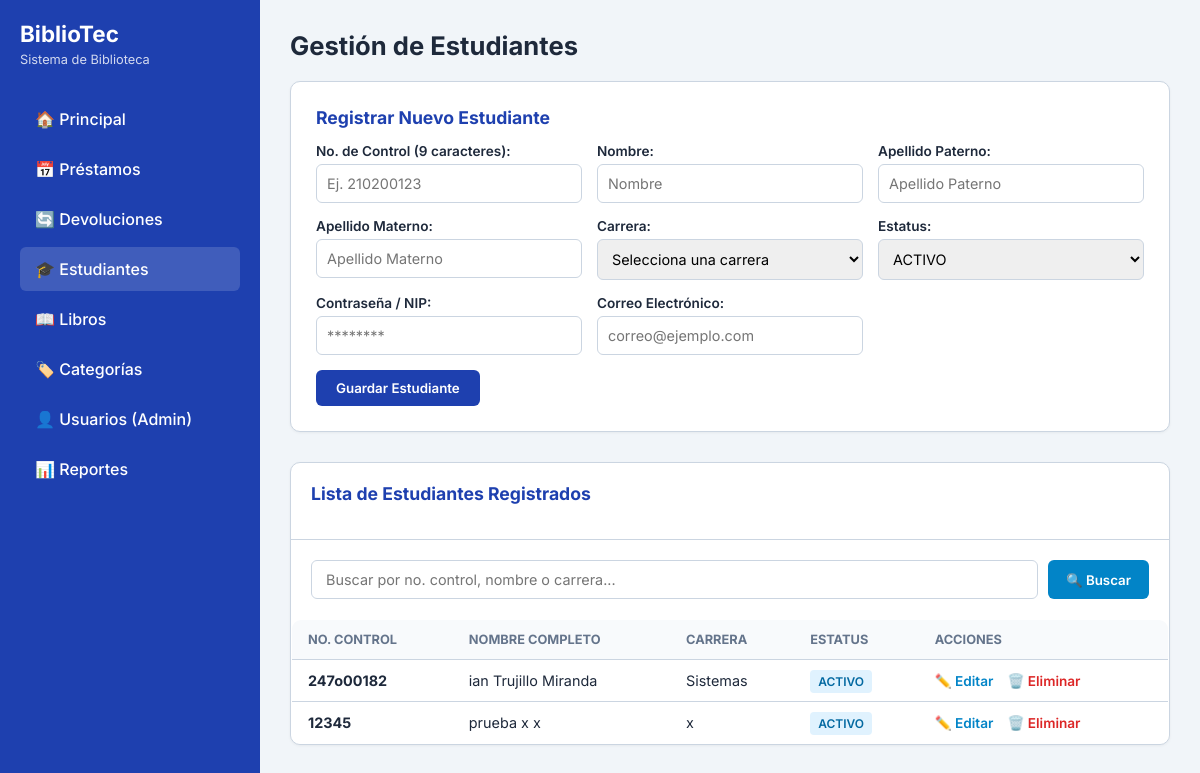
Screenshot of /Estudiantes.php (signed in) with the database file from the repository.
### tables this page shows
CREATE TABLE `estudiante` (
  `numeroControl` varchar(9) NOT NULL,
  `nombre` varchar(100) NOT NULL,
  `apellidoPaterno` varchar(60) NOT NULL,
  `apellidoMaterno` varchar(60) DEFAULT NULL,
  `carrera` varchar(50) NOT NULL,
  `estatus` varchar(30) DEFAULT 'ACTIVO',
  `contrasena` varchar(255) NOT NULL DEFAULT '',
  `correo` varchar(100) NOT NULL,
  `token_recuperacion` varchar(255) DEFAULT NULL,
  `token_expiracion` datetime DEFAULT NULL
);

### Estudiantes.php (the view, shortened to what this page needs)
<?php
include 'conexion.php';
$editando = false;
$est_edit = [
    'numeroControl' => '',
    'nombre' => '',
    'apellidoPaterno' => '',
    'apellidoMaterno' => '',
    'carrera' => '',
    'estatus' => 'ACTIVO',
    'contrasena' => '',
    'correo' => ''
];
$busqueda = trim($_GET['busqueda'] ?? '');
if (!empty($busqueda)) {
    $stmt = $pdo->prepare("SELECT * FROM estudiante WHERE numeroControl LIKE :b1 OR nombre LIKE :b2 OR apellidoPaterno LIKE :b3 OR carrera LIKE :b4 ORDER BY numeroControl DESC");
    $stmt->execute([
        ':b1' => "%$busqueda%",
        ':b2' => "%$busqueda%",
        ':b3' => "%$busqueda%",
        ':b4' => "%$busqueda%"
    ]);
    $estudiantes = $stmt->fetchAll();
} else {
    $estudiantes = $pdo->query("SELECT * FROM estudiante ORDER BY numeroControl DESC")->fetchAll();
}
?>
<!DOCTYPE html>
<html lang="es">
<head>
</head>
<body>
    <aside>
        <h2>BiblioTec</h2>
        <p>Sistema de Biblioteca</p>
        <nav>
            <a href="dashboard_admin.php">🏠 Principal</a>
            <a href="prestamos.php">📅 Préstamos</a>
            <a href="devoluciones.php">🔄 Devoluciones</a>
            <?php if (isset($_SESSION['rol']) && $_SESSION['rol'] === 'ADMIN'): ?>
                <a href="estudiantes.php" class="active">🎓 Estudiantes</a>
            <?php endif; ?>
            <a href="libros.php">📖 Libros</a>
            <a href="categorias.php">🏷️ Categorías</a>
            <?php if (isset($_SESSION['rol']) && $_SESSION['rol'] === 'ADMIN'): ?>
                <a href="usuarios.php">👤 Usuarios (Admin)</a>
            <?php endif; ?>
            <a href="reportes.php">📊 Reportes</a>
        </nav>
    </aside>
    <main>
        <h1>Gestión de Estudiantes</h1>
        <div class="card">
            <h3><?php echo $editando ? 'Editar Estudiante' : 'Registrar Nuevo Estudiante'; ?></h3>
            <form action="estudiantes.php" method="POST">
                <div class="form-grid">
                    <div class="form-group">
                        <label>No. de Control (9 caracteres):</label>
                        <input type="text" name="numeroControl" maxlength="9" required placeholder="Ej. 210200123" value="<?php echo htmlspecialchars($est_edit['numeroControl']); ?>" <?php echo $editando ? 'readonly style="background-color: #e2e8f0;"' : ''; ?>>
                    </div>
                    <div class="form-group">
                        <label>Nombre:</label>
                        <input type="text" name="nombre" required placeholder="Nombre" value="<?php echo htmlspecialchars($est_edit['nombre']); ?>">
                    </div>
                    <div class="form-group">
                        <label>Apellido Paterno:</label>
                        <input type="text" name="apellidoPaterno" required placeholder="Apellido Paterno" value="<?php echo htmlspecialchars($est_edit['apellidoPaterno']); ?>">
                    </div>
                    <div class="form-group">
                        <label>Apellido Materno:</label>
                        <input type="text" name="apellidoMaterno" placeholder="Apellido Materno" value="<?php echo htmlspecialchars($est_edit['apellidoMaterno']); ?>">
                    </div>
                    <div class="form-group">
                        <label>Carrera:</label>
                        <select name="carrera" required>
                            <option value="">Selecciona una carrera</option>
                        </select>
                    </div>
                    <div class="form-group">
                        <label>Estatus:</label>
                        <select name="estatus" required>
                            <option value="ACTIVO" <?php echo ($est_edit['estatus'] === 'ACTIVO') ? 'selected' : ''; ?>>ACTIVO</option>
                        </select>
                    </div>
                    <div class="form-group">
                        <label>Contraseña / NIP:</label>
                        <input type="password" name="contrasena" placeholder="<?php echo $editando ? 'Dejar en blanco para no cambiar' : '********'; ?>">
                    </div>
                    <div class="form-group">
                        <label>Correo Electrónico:</label>
                        <input type="email" name="correo" required placeholder="correo@ejemplo.com" value="<?php echo htmlspecialchars($est_edit['correo'] ?? ''); ?>">
                    </div>
                </div>
                <button type="submit" class="btn"><?php echo $editando ? 'Actualizar Estudiante' : 'Guardar Estudiante'; ?></button>
            </form>
        </div>
        <div class="card" style="padding: 0; overflow: hidden;">
            <div style="padding: 20px; border-bottom: 1px solid var(--border-color);">
                <h3>Lista de Estudiantes Registrados</h3>
            </div>
            <div style="padding: 20px 20px 0 20px;">
                <form action="estudiantes.php" method="GET" class="search-bar">
                    <input type="text" name="busqueda" placeholder="Buscar por no. control, nombre o carrera..." value="<?php echo htmlspecialchars($busqueda); ?>">
                    <button type="submit" class="btn-search">🔍 Buscar</button>
                </form>
            </div>
            <table>
                <thead>
                    <tr>
                        <th>No. Control</th>
                        <th>Nombre Completo</th>
                        <th>Carrera</th>
                        <th>Estatus</th>
                        <th>Acciones</th>
                    </tr>
                </thead>
                <tbody>
                    <?php if (!empty($estudiantes)): ?>
                        <?php foreach ($estudiantes as $est): ?>
                            <tr>
                                <td><strong><?php echo htmlspecialchars($est['numeroControl']); ?></strong></td>
                                <td><?php echo htmlspecialchars($est['nombre'] . ' ' . $est['apellidoPaterno'] . ' ' . $est['apellidoMaterno']); ?></td>
                                <td><?php echo htmlspecialchars($est['carrera']); ?></td>
                                <td><span style="background: #e0f2fe; color: #0369a1; padding: 4px 8px; border-radius: 4px; font-size: 0.75rem; font-weight: 600;"><?php echo htmlspecialchars($est['estatus']); ?></span></td>
                                <td>
                                    <a href="estudiantes.php?editar=<?php echo urlencode($est['numeroControl']); ?>" class="action-link edit-link">✏️ Editar</a>
                                    <a href="estudiantes.php?eliminar=<?php echo urlencode($est['numeroControl']); ?>" class="action-link delete-link" onclick="return confirm('¿Estás seguro de eliminar a este estudiante?');">🗑️ Eliminar</a>
                                </td>
                            </tr>
                        <?php endforeach; ?>
                    <?php endif; ?>
                </tbody>
            </table>
        </div>
    </main>
</body>
</html>

### Estudiantes.php (style rules this page uses)
:root { --primary: #1e40af; --primary-dark: #1e3a8a; --bg-color: #f1f5f9; --card-bg: #ffffff; --text-main: #1e293b; --text-muted: #64748b; --border-color: #cbd5e1; }
* { box-sizing: border-box; margin: 0; padding: 0; font-family: 'Inter', sans-serif; }
body { background-color: var(--bg-color); color: var(--text-main); display: flex; min-height: 100vh; }
aside { width: 260px; background-color: var(--primary); color: white; display: flex; flex-direction: column; padding: 20px; }
aside h2 { font-size: 1.4rem; margin-bottom: 5px; }
aside p { font-size: 0.8rem; opacity: 0.8; margin-bottom: 30px; }
aside nav a { display: block; padding: 12px 15px; color: white; text-decoration: none; border-radius: 6px; font-weight: 500; margin-bottom: 6px; transition: background 0.2s; }
aside nav a:hover, aside nav a.active { background-color: rgba(255, 255, 255, 0.15); }
main { flex: 1; padding: 30px; overflow-y: auto; }
h1 { font-size: 1.6rem; font-weight: 700; margin-bottom: 20px; }
.card { background: var(--card-bg); padding: 25px; border-radius: 10px; border: 1px solid var(--border-color); box-shadow: 0 1px 3px rgba(0,0,0,0.05); margin-bottom: 30px; }
.card h3 { margin-bottom: 15px; font-size: 1.1rem; color: var(--primary); }
.form-grid { display: grid; grid-template-columns: repeat(auto-fit, minmax(220px, 1fr)); gap: 15px; margin-bottom: 15px; }
.form-group label { display: block; font-size: 0.85rem; font-weight: 600; margin-bottom: 5px; }
.form-group input, .form-group select { width: 100%; padding: 10px; border: 1px solid var(--border-color); border-radius: 6px; font-size: 0.9rem; }
.btn { background-color: var(--primary); color: white; padding: 10px 20px; border: none; border-radius: 6px; font-weight: 600; cursor: pointer; transition: background 0.2s; }
.search-bar { display: flex; gap: 10px; margin-bottom: 20px; }
.search-bar input { flex: 1; padding: 10px 14px; border: 1px solid var(--border-color); border-radius: 6px; font-size: 0.9rem; }
.btn-search { background-color: #0284c7; color: white; padding: 10px 18px; border: none; border-radius: 6px; font-weight: 600; cursor: pointer; text-decoration: none; display: inline-flex; align-items: center; }
table { width: 100%; border-collapse: collapse; margin-top: 10px; text-align: left; background: var(--card-bg); border-radius: 10px; overflow: hidden; border: 1px solid var(--border-color); }
th, td { padding: 12px 16px; border-bottom: 1px solid var(--border-color); font-size: 0.9rem; }
th { background-color: #f8fafc; font-size: 0.8rem; text-transform: uppercase; color: var(--text-muted); }
.action-link { text-decoration: none; font-weight: 600; font-size: 0.85rem; margin-right: 10px; }
.edit-link { color: #0284c7; }
.delete-link { color: #dc2626; }

### rows the page displays
estudiante: numeroControl "247o00182", nombre+apellidoPaterno+apellidoMaterno "ian Trujillo Miranda", carrera "Sistemas", estatus "ACTIVO"
estudiante: numeroControl "12345", nombre+apellidoPaterno+apellidoMaterno "prueba x x", carrera "x", estatus "ACTIVO"
